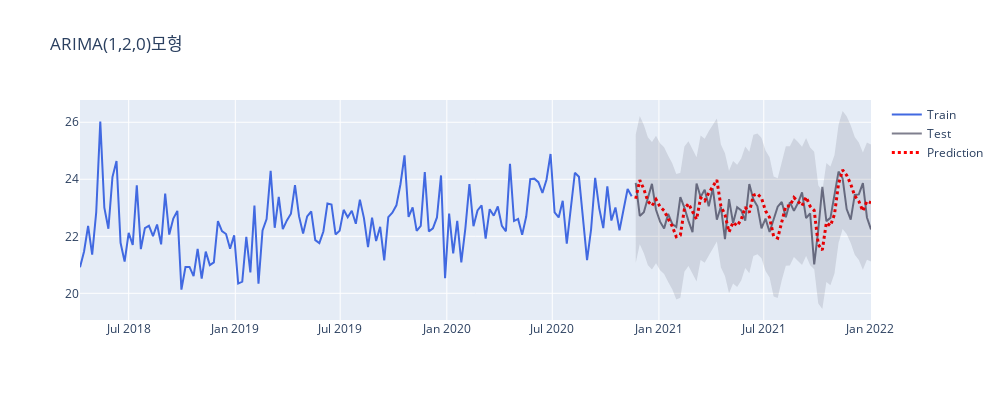

Write notebook code for a chart like this one.
### Code cell
from plotly.subplots import make_subplots
import plotly.graph_objects as go

fig = go.Figure([
    # 훈련 데이터-------------------------------------------------------
    go.Scatter(x = y_train_log.index, y = y_train_log, name = "Train", mode = 'lines'
              ,line=dict(color = 'royalblue'))
    # 테스트 데이터------------------------------------------------------
    , go.Scatter(x = y_test_log.index, y = y_test_log, name = "Test", mode = 'lines'
                ,line = dict(color = 'rgba(0,0,30,0.5)'))
    # 예측값-----------------------------------------------------------
    , go.Scatter(x = y_test.index, y = y_pred_log, name = "Prediction", mode = 'lines'
                     ,line = dict(color = 'red', dash = 'dot', width=3))
    
    # 신뢰 구간---------------------------------------------------------
    , go.Scatter(x = y_test.index.tolist() + y_test.index[::-1].tolist() 
                ,y = pred_upper + pred_lower[::-1] ## 상위 신뢰 구간 -> 하위 신뢰 구간 역순으로
                ,fill='toself'
                ,fillcolor='rgba(0,0,30,0.1)'
                ,line=dict(color='rgba(0,0,0,0)')
                ,hoverinfo="skip"
                ,showlegend=False)
])

fig.update_layout(height=400, width=1000, title_text="ARIMA(1,2,0)모형")
fig.show()
